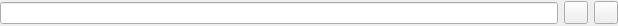
<?xml version="1.0" encoding="UTF-8"?>
<ui version="4.0">
 <class>FormCalculator</class>
 <widget class="QWidget" name="FormCalculator">
  <property name="geometry">
   <rect>
    <x>0</x>
    <y>0</y>
    <width>618</width>
    <height>26</height>
   </rect>
  </property>
  <property name="sizePolicy">
   <sizepolicy hsizetype="Preferred" vsizetype="Preferred">
    <horstretch>0</horstretch>
    <verstretch>0</verstretch>
   </sizepolicy>
  </property>
  <property name="windowTitle">
   <string>Form</string>
  </property>
  <layout class="QHBoxLayout" name="horizontalLayout">
   <property name="leftMargin">
    <number>0</number>
   </property>
   <property name="topMargin">
    <number>0</number>
   </property>
   <property name="rightMargin">
    <number>0</number>
   </property>
   <property name="bottomMargin">
    <number>0</number>
   </property>
   <item>
    <widget class="QLineEdit" name="text_power"/>
   </item>
   <item>
    <widget class="QToolButton" name="_plus">
     <property name="text">
      <string/>
     </property>
     <property name="icon">
      <iconset resource="resources.qrc">
       <normaloff>:/Files/images/plus.png</normaloff>:/Files/images/plus.png</iconset>
     </property>
    </widget>
   </item>
   <item>
    <widget class="QToolButton" name="_minus">
     <property name="text">
      <string/>
     </property>
     <property name="icon">
      <iconset resource="resources.qrc">
       <normaloff>:/Files/images/minus.png</normaloff>:/Files/images/minus.png</iconset>
     </property>
    </widget>
   </item>
  </layout>
 </widget>
 <resources>
  <include location="resources.qrc"/>
 </resources>
 <connections/>
</ui>
